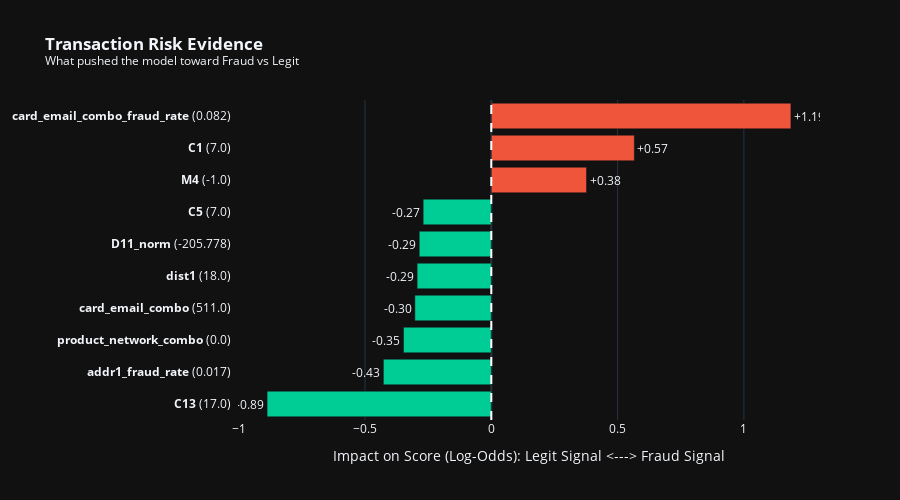

Notebook code for this chart:
### Code cell
fig = notebook_shap_bar(batch_explanations[1])
fig.show()

### Figure 1 — Plotly figure (JSON) as saved in the notebook; plotly's stock layout.template omitted (floating-point values rounded to 4 significant figures)
{"data": [{"marker": {"color": ["#00CC96", "#00CC96", "#00CC96", "#00CC96", "#00CC96", "#00CC96", "#00CC96", "#EF553B", "#EF553B", "#EF553B"]}, "orientation": "h", "text": ["-0.89", "-0.43", "-0.35", "-0.30", "-0.29", "-0.29", "-0.27", "+0.38", "+0.57", "+1.19"], "textposition": "outside", "type": "bar", "x": [-0.8875, -0.4273, -0.3477, -0.3025, -0.2936, -0.2852, -0.2697, 0.3769, 0.5663, 1.186], "y": ["<b>C13</b> (17.0)", "<b>addr1_fraud_rate</b> (0.017)", "<b>product_network_combo</b> (0.0)", "<b>card_email_combo</b> (511.0)", "<b>dist1</b> (18.0)", "<b>D11_norm</b> (-205.778)", "<b>C5</b> (7.0)", "<b>M4</b> (-1.0)", "<b>C1</b> (7.0)", "<b>card_email_combo_fraud_rate</b> (0.082)"]}], "layout": {"height": 500, "margin": {"l": 200}, "shapes": [{"line": {"color": "white", "dash": "dash", "width": 2}, "type": "line", "x0": 0, "x1": 0, "xref": "x", "y0": 0, "y1": 1, "yref": "y domain"}], "showlegend": false, "title": {"text": "<b>Transaction Risk Evidence</b><br><sup>What pushed the model toward Fraud vs Legit</sup>"}, "xaxis": {"title": {"text": "Impact on Score (Log-Odds): Legit Signal <---> Fraud Signal"}}, "yaxis": {"ticksuffix": "  "}}}
